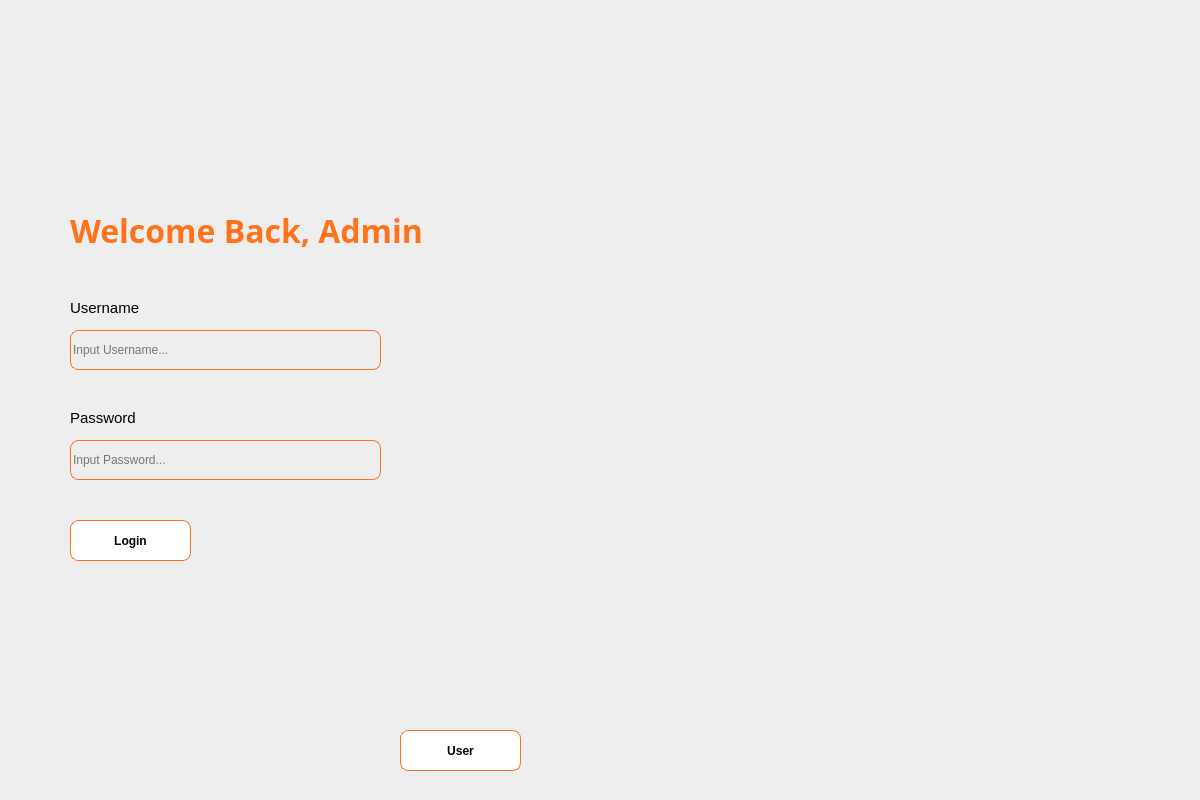
<?xml version="1.0" encoding="UTF-8"?>
<ui version="4.0">
 <class>Dialog</class>
 <widget class="QDialog" name="Dialog">
  <property name="geometry">
   <rect>
    <x>0</x>
    <y>0</y>
    <width>1200</width>
    <height>800</height>
   </rect>
  </property>
  <property name="windowTitle">
   <string>Dialog</string>
  </property>
  <widget class="QLabel" name="label">
   <property name="geometry">
    <rect>
     <x>550</x>
     <y>0</y>
     <width>650</width>
     <height>800</height>
    </rect>
   </property>
   <property name="text">
    <string/>
   </property>
   <property name="pixmap">
    <pixmap>../img/fruitbackground.jpg</pixmap>
   </property>
   <property name="scaledContents">
    <bool>true</bool>
   </property>
  </widget>
  <widget class="QWidget" name="widget" native="true">
   <property name="geometry">
    <rect>
     <x>0</x>
     <y>0</y>
     <width>550</width>
     <height>800</height>
    </rect>
   </property>
   <property name="cursor">
    <cursorShape>ArrowCursor</cursorShape>
   </property>
   <property name="styleSheet">
    <string notr="true">background-color: #EEEEEE</string>
   </property>
   <widget class="QLabel" name="label_2">
    <property name="geometry">
     <rect>
      <x>70</x>
      <y>200</y>
      <width>421</width>
      <height>61</height>
     </rect>
    </property>
    <property name="font">
     <font>
      <family>Berlin Sans FB Demi</family>
      <pointsize>24</pointsize>
      <weight>75</weight>
      <italic>false</italic>
      <bold>true</bold>
     </font>
    </property>
    <property name="styleSheet">
     <string notr="true">color: #FF731D
</string>
    </property>
    <property name="text">
     <string>Welcome Back, Admin</string>
    </property>
   </widget>
   <widget class="QLineEdit" name="lineEdit">
    <property name="geometry">
     <rect>
      <x>70</x>
      <y>330</y>
      <width>311</width>
      <height>40</height>
     </rect>
    </property>
    <property name="cursor">
     <cursorShape>IBeamCursor</cursorShape>
    </property>
    <property name="autoFillBackground">
     <bool>false</bool>
    </property>
    <property name="styleSheet">
     <string notr="true">QLineEdit{
background-color: rgba(0,0,0,0%);
border-radius: 8px;
border: 1px solid #FF6D28
}

QLineEdit:focus{
border: 2px solid #FF6D28
}</string>
    </property>
    <property name="inputMask">
     <string/>
    </property>
    <property name="text">
     <string/>
    </property>
    <property name="placeholderText">
     <string>Input Username...</string>
    </property>
   </widget>
   <widget class="QLineEdit" name="lineEdit_2">
    <property name="geometry">
     <rect>
      <x>70</x>
      <y>440</y>
      <width>311</width>
      <height>40</height>
     </rect>
    </property>
    <property name="styleSheet">
     <string notr="true">QLineEdit{
background-color: rgba(0,0,0,0%);
border-radius: 8px;
border: 1px solid #FF6D28
}

QLineEdit:focus{
border: 2px solid #FF6D28
}</string>
    </property>
    <property name="placeholderText">
     <string>Input Password...</string>
    </property>
   </widget>
   <widget class="QLabel" name="label_3">
    <property name="geometry">
     <rect>
      <x>70</x>
      <y>300</y>
      <width>121</width>
      <height>16</height>
     </rect>
    </property>
    <property name="font">
     <font>
      <pointsize>11</pointsize>
     </font>
    </property>
    <property name="text">
     <string>Username</string>
    </property>
   </widget>
   <widget class="QLabel" name="label_4">
    <property name="geometry">
     <rect>
      <x>70</x>
      <y>410</y>
      <width>121</width>
      <height>16</height>
     </rect>
    </property>
    <property name="font">
     <font>
      <pointsize>11</pointsize>
     </font>
    </property>
    <property name="text">
     <string>Password</string>
    </property>
   </widget>
   <widget class="QPushButton" name="loginButton">
    <property name="geometry">
     <rect>
      <x>70</x>
      <y>520</y>
      <width>121</width>
      <height>41</height>
     </rect>
    </property>
    <property name="font">
     <font>
      <pointsize>9</pointsize>
      <weight>75</weight>
      <bold>true</bold>
     </font>
    </property>
    <property name="cursor">
     <cursorShape>PointingHandCursor</cursorShape>
    </property>
    <property name="styleSheet">
     <string notr="true">QPushButton{
background-color: white;
border-radius: 8px;
border: 1px solid #FF6D28;
}

QPushButton:hover{ 
background-color: #FF6D28;
color: white;
}



</string>
    </property>
    <property name="text">
     <string>Login</string>
    </property>
   </widget>
   <widget class="QPushButton" name="userAdminButton">
    <property name="geometry">
     <rect>
      <x>400</x>
      <y>730</y>
      <width>121</width>
      <height>41</height>
     </rect>
    </property>
    <property name="font">
     <font>
      <pointsize>9</pointsize>
      <weight>75</weight>
      <bold>true</bold>
     </font>
    </property>
    <property name="cursor">
     <cursorShape>PointingHandCursor</cursorShape>
    </property>
    <property name="styleSheet">
     <string notr="true">QPushButton{
background-color: white;
border-radius: 8px;
border: 1px solid #FF6D28;
}

QPushButton:hover{ 
background-color: #FF6D28;
color: white;
}



</string>
    </property>
    <property name="text">
     <string>User</string>
    </property>
   </widget>
   <widget class="QLabel" name="error">
    <property name="geometry">
     <rect>
      <x>70</x>
      <y>490</y>
      <width>301</width>
      <height>20</height>
     </rect>
    </property>
    <property name="font">
     <font>
      <pointsize>6</pointsize>
      <weight>75</weight>
      <bold>true</bold>
     </font>
    </property>
    <property name="styleSheet">
     <string notr="true">color: red</string>
    </property>
    <property name="text">
     <string/>
    </property>
   </widget>
  </widget>
  <zorder>widget</zorder>
  <zorder>label</zorder>
 </widget>
 <resources/>
 <connections/>
</ui>
